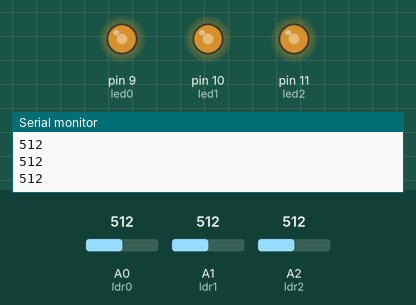
The sketch below on a simulated Arduino Uno, built with avr-gcc and run on an emulated ATmega328P. Parts: output pins drawn as LEDs (lit = HIGH), the last lines printed to the serial monitor. The test bench sets the inputs (shaded band); at power-on: A2 (ldr2) = 512, A0 (ldr0) = 512, A1 (ldr1) = 512.

Above: at 1.2 s.
1.3 s: A2 (ldr2) set to 716
At 2.5 s:
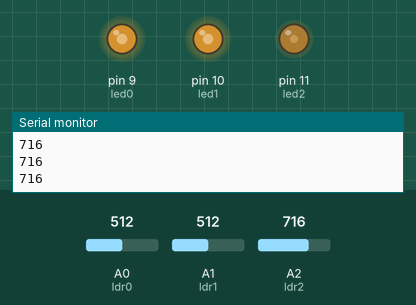
2.8 s: A0 (ldr0) set to 716
At 3.8 s:
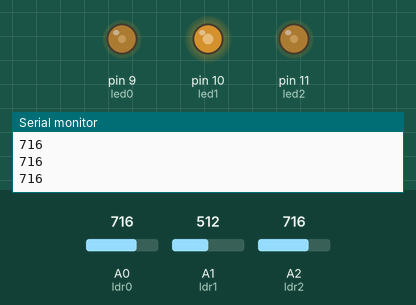
4.3 s: A1 (ldr1) set to 716
At 4.9 s:
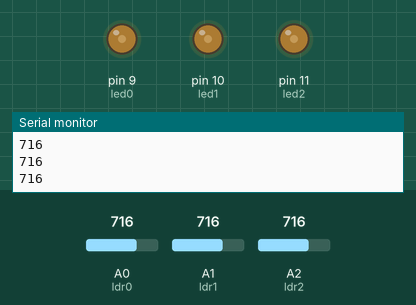
5.8 s: A2 (ldr2) set to 810
At 6.1 s:
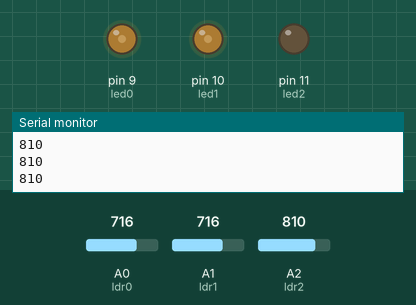
7.3 s: A0 (ldr0) set to 810
At 8.4 s:
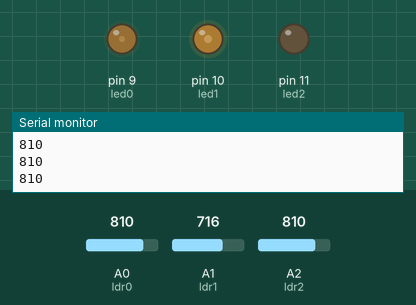
8.8 s: A1 (ldr1) set to 810
At 9.6 s:
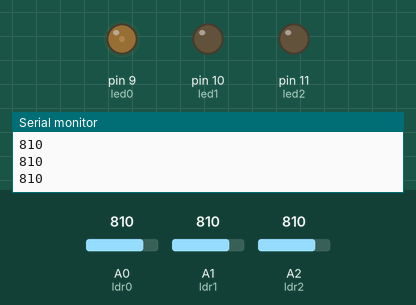
Timing chart, 0 to 11.3 s (numbered marks = the images above; inputs shaded):
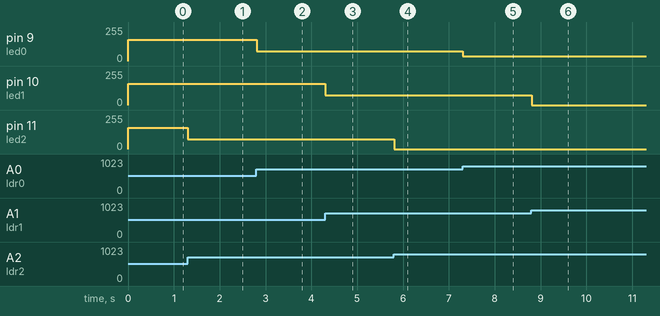

The sketch:

Lector_de_LLum_ex._3.ino
```cpp
const int led0 = 9;          // donar nom al pin 9 de l’Arduino
const int led1=10;
const int led2=11;
const int ldr0 = A0;         // donar nom al pin A0 de l’Arduino
const int ldr1=A1;
const int ldr2=A2;

int velocitat = 20;          // velocitat de l'acció en ms
int valLdr0, valLdr1, valLdr2;                 // guardar valor del ldr

//********** Setup ****************************************************************
void setup()
{
  pinMode(led0, OUTPUT);     // definir el pin 9 com una sortida
  Serial.begin(9600);
}

//********** Loop *****************************************************************
void loop()
{
  valLdr0 = analogRead(ldr0);   // llegir valor ldr

  if (valLdr0>850)
  {
    valLdr0 = 0;
  }
  else
  {
    valLdr0 = map(valLdr0, 270, 900, 255, 0);   // mapejar valor de 0-1023 a 0-255
  }

  analogWrite(led0, valLdr0);    // actualitzar l'estat del led


  valLdr1 = analogRead(ldr1);   // llegir valor ldr


  if (valLdr1>800)
  {
    valLdr1 = 0;
  }
  else
  {
    valLdr1 = map(valLdr1, 270, 900, 255, 0);   // mapejar valor de 0-1023 a 0-255
  }

  analogWrite(led1, valLdr1);    // actualitzar l'estat del led


  valLdr2 = analogRead(ldr2);   // llegir valor ldr
Serial.println(valLdr2);
  if (valLdr2>800)
  {
    valLdr2 = 0;
  }
  else
  {
    valLdr2 = map(valLdr2, 270, 900, 255, 0);   // mapejar valor de 0-1023 a 0-255
  }

  analogWrite(led2, valLdr2);    // actualitzar l'estat del led


  }
```

Measured:
- after the input at 1.3 s, pin 11 (led2): 158/255 → 75/255 at once
- after the input at 2.8 s, pin 9 (led0): 158/255 → 75/255 at once
- after the input at 4.3 s, pin 10 (led1): 158/255 → 75/255 at once
- after the input at 5.8 s, pin 11 (led2): 75/255 → 0/255 at once
- after the input at 7.3 s, pin 9 (led0): 75/255 → 37/255 at once
- after the input at 8.8 s, pin 10 (led1): 75/255 → 0/255 at once
